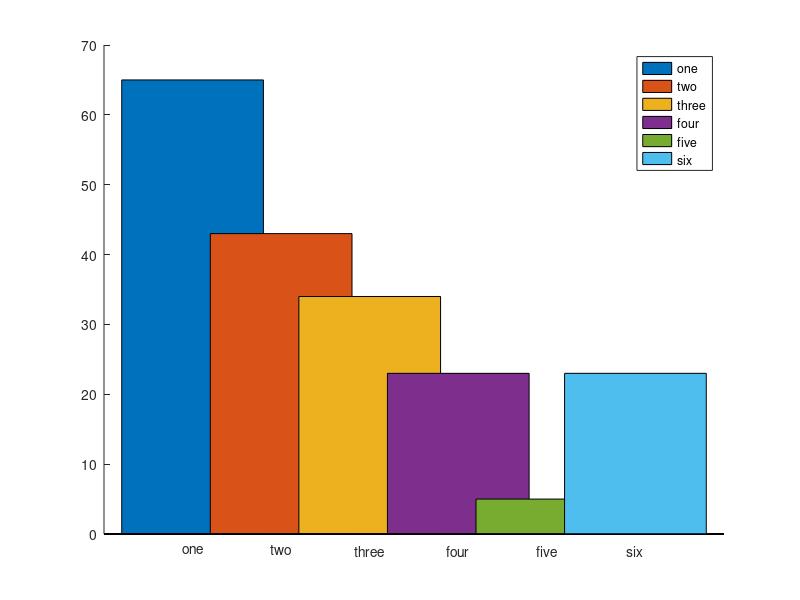

Source code (MATLAB):
corenames = {'one','two','three','four','five','six'};
cores = [65,43,34,23,5,23];
figure(); hold on
xticklabels(corenames);
xticks([1:length(cores)]);
for i = 1:length(cores)
    bar(i,cores(i))
end
legend(corenames)
legend('show')
hold off
